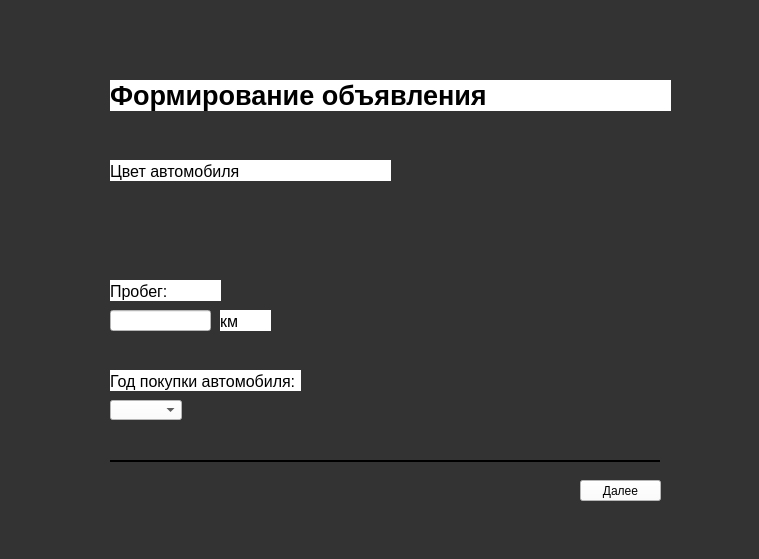
   <widget class="QWidget" name="page_3">
    <property name="styleSheet">
     <string notr="true">background-color: rgb(51, 51, 51);</string>
    </property>
    <widget class="QPushButton" name="silverColorButton">
     <property name="geometry">
      <rect>
       <x>140</x>
       <y>190</y>
       <width>21</width>
       <height>21</height>
      </rect>
     </property>
     <property name="toolTip">
      <string>Серебристый</string>
     </property>
     <property name="text">
      <string/>
     </property>
     <property name="icon">
      <iconset resource="qrc.qrc">
       <normaloff>:/silverColor.png</normaloff>:/silverColor.png</iconset>
     </property>
     <property name="iconSize">
      <size>
       <width>21</width>
       <height>21</height>
      </size>
     </property>
     <property name="flat">
      <bool>true</bool>
     </property>
    </widget>
    <widget class="QLabel" name="label_34">
     <property name="geometry">
      <rect>
       <x>110</x>
       <y>370</y>
       <width>191</width>
       <height>21</height>
      </rect>
     </property>
     <property name="font">
      <font>
       <pointsize>12</pointsize>
      </font>
     </property>
     <property name="styleSheet">
      <string notr="true">background-color: rgb(255, 255, 255);</string>
     </property>
     <property name="text">
      <string>Год покупки автомобиля:</string>
     </property>
     <property name="alignment">
      <set>Qt::AlignBottom|Qt::AlignLeading|Qt::AlignLeft</set>
     </property>
    </widget>
    <widget class="QLabel" name="label_35">
     <property name="geometry">
      <rect>
       <x>220</x>
       <y>310</y>
       <width>51</width>
       <height>21</height>
      </rect>
     </property>
     <property name="font">
      <font>
       <pointsize>12</pointsize>
      </font>
     </property>
     <property name="styleSheet">
      <string notr="true">background-color: rgb(255, 255, 255);</string>
     </property>
     <property name="text">
      <string>км</string>
     </property>
     <property name="alignment">
      <set>Qt::AlignBottom|Qt::AlignLeading|Qt::AlignLeft</set>
     </property>
    </widget>
    <widget class="QPushButton" name="goldenColorButton">
     <property name="geometry">
      <rect>
       <x>260</x>
       <y>190</y>
       <width>21</width>
       <height>21</height>
      </rect>
     </property>
     <property name="toolTip">
      <string>Золотистый</string>
     </property>
     <property name="text">
      <string/>
     </property>
     <property name="icon">
      <iconset resource="qrc.qrc">
       <normaloff>:/goldenColor.png</normaloff>:/goldenColor.png</iconset>
     </property>
     <property name="iconSize">
      <size>
       <width>21</width>
       <height>21</height>
      </size>
     </property>
     <property name="flat">
      <bool>true</bool>
     </property>
    </widget>
    <widget class="QPushButton" name="whiteColorButton">
     <property name="geometry">
      <rect>
       <x>110</x>
       <y>190</y>
       <width>21</width>
       <height>21</height>
      </rect>
     </property>
     <property name="toolTip">
      <string>Белый</string>
     </property>
     <property name="text">
      <string/>
     </property>
     <property name="icon">
      <iconset resource="qrc.qrc">
       <normaloff>:/whiteColor.png</normaloff>:/whiteColor.png</iconset>
     </property>
     <property name="iconSize">
      <size>
       <width>21</width>
       <height>21</height>
      </size>
     </property>
     <property name="flat">
      <bool>true</bool>
     </property>
    </widget>
    <widget class="QLabel" name="label_36">
     <property name="geometry">
      <rect>
       <x>110</x>
       <y>110</y>
       <width>550</width>
       <height>2</height>
      </rect>
     </property>
     <property name="styleSheet">
      <string notr="true">background-color: rgb(51, 51, 51);</string>
     </property>
     <property name="frameShape">
      <enum>QFrame::NoFrame</enum>
     </property>
     <property name="text">
      <string/>
     </property>
    </widget>
    <widget class="QPushButton" name="backButton_3">
     <property name="geometry">
      <rect>
       <x>10</x>
       <y>10</y>
       <width>31</width>
       <height>31</height>
      </rect>
     </property>
     <property name="text">
      <string/>
     </property>
     <property name="icon">
      <iconset resource="qrc.qrc">
       <normaloff>:/backIcon.png</normaloff>:/backIcon.png</iconset>
     </property>
     <property name="iconSize">
      <size>
       <width>30</width>
       <height>30</height>
      </size>
     </property>
     <property name="autoDefault">
      <bool>false</bool>
     </property>
     <property name="flat">
      <bool>true</bool>
     </property>
    </widget>
    <widget class="QLabel" name="label_37">
     <property name="geometry">
      <rect>
       <x>110</x>
       <y>80</y>
       <width>561</width>
       <height>31</height>
      </rect>
     </property>
     <property name="font">
      <font>
       <pointsize>20</pointsize>
       <italic>false</italic>
       <bold>true</bold>
      </font>
     </property>
     <property name="styleSheet">
      <string notr="true">font: 700 20pt &quot;Arial&quot;;
background-color: rgb(255, 255, 255);</string>
     </property>
     <property name="text">
      <string>Формирование объявления</string>
     </property>
    </widget>
    <widget class="QPushButton" name="greenColorButton">
     <property name="geometry">
      <rect>
       <x>200</x>
       <y>220</y>
       <width>21</width>
       <height>21</height>
      </rect>
     </property>
     <property name="toolTip">
      <string>Зеленый</string>
     </property>
     <property name="text">
      <string/>
     </property>
     <property name="icon">
      <iconset resource="qrc.qrc">
       <normaloff>:/greenColor.png</normaloff>:/greenColor.png</iconset>
     </property>
     <property name="iconSize">
      <size>
       <width>21</width>
       <height>21</height>
      </size>
     </property>
     <property name="flat">
      <bool>true</bool>
     </property>
    </widget>
    <widget class="QPushButton" name="orangeColorButton">
     <property name="geometry">
      <rect>
       <x>320</x>
       <y>190</y>
       <width>21</width>
       <height>21</height>
      </rect>
     </property>
     <property name="toolTip">
      <string>Оранжевый</string>
     </property>
     <property name="text">
      <string/>
     </property>
     <property name="icon">
      <iconset resource="qrc.qrc">
       <normaloff>:/orangeColor.png</normaloff>:/orangeColor.png</iconset>
     </property>
     <property name="iconSize">
      <size>
       <width>21</width>
       <height>21</height>
      </size>
     </property>
     <property name="flat">
      <bool>true</bool>
     </property>
    </widget>
    <widget class="QPushButton" name="blueColorButton">
     <property name="geometry">
      <rect>
       <x>230</x>
       <y>220</y>
       <width>21</width>
       <height>21</height>
      </rect>
     </property>
     <property name="toolTip">
      <string>Голубой</string>
     </property>
     <property name="text">
      <string/>
     </property>
     <property name="icon">
      <iconset resource="qrc.qrc">
       <normaloff>:/blueColor.png</normaloff>:/blueColor.png</iconset>
     </property>
     <property name="iconSize">
      <size>
       <width>21</width>
       <height>21</height>
      </size>
     </property>
     <property name="flat">
      <bool>true</bool>
     </property>
    </widget>
    <widget class="QPushButton" name="darkBlueColorButton">
     <property name="geometry">
      <rect>
       <x>260</x>
       <y>220</y>
       <width>21</width>
       <height>21</height>
      </rect>
     </property>
     <property name="toolTip">
      <string>Синий</string>
     </property>
     <property name="text">
      <string/>
     </property>
     <property name="icon">
      <iconset resource="qrc.qrc">
       <normaloff>:/darkBlueColor.png</normaloff>:/darkBlueColor.png</iconset>
     </property>
     <property name="iconSize">
      <size>
       <width>21</width>
       <height>21</height>
      </size>
     </property>
     <property name="flat">
      <bool>true</bool>
     </property>
    </widget>
    <widget class="QPushButton" name="yellowColorButton">
     <property name="geometry">
      <rect>
       <x>290</x>
       <y>190</y>
       <width>21</width>
       <height>21</height>
      </rect>
     </property>
     <property name="toolTip">
      <string>Желтый</string>
     </property>
     <property name="text">
      <string/>
     </property>
     <property name="icon">
      <iconset resource="qrc.qrc">
       <normaloff>:/yellowColor.png</normaloff>:/yellowColor.png</iconset>
     </property>
     <property name="iconSize">
      <size>
       <width>21</width>
       <height>21</height>
      </size>
     </property>
     <property name="flat">
      <bool>true</bool>
     </property>
    </widget>
    <widget class="QPushButton" name="darkPurpleColorButton">
     <property name="geometry">
      <rect>
       <x>290</x>
       <y>220</y>
       <width>21</width>
       <height>21</height>
      </rect>
     </property>
     <property name="toolTip">
      <string>Фиолетовый</string>
     </property>
     <property name="text">
      <string/>
     </property>
     <property name="icon">
      <iconset resource="qrc.qrc">
       <normaloff>:/darkPurpleColor.png</normaloff>:/darkPurpleColor.png</iconset>
     </property>
     <property name="iconSize">
      <size>
       <width>21</width>
       <height>21</height>
      </size>
     </property>
     <property name="flat">
      <bool>true</bool>
     </property>
    </widget>
    <widget class="QLabel" name="label_21">
     <property name="geometry">
      <rect>
       <x>110</x>
       <y>160</y>
       <width>151</width>
       <height>21</height>
      </rect>
     </property>
     <property name="font">
      <font>
       <pointsize>12</pointsize>
      </font>
     </property>
     <property name="styleSheet">
      <string notr="true">background-color: rgb(255, 255, 255);</string>
     </property>
     <property name="text">
      <string>Цвет автомобиля:</string>
     </property>
     <property name="alignment">
      <set>Qt::AlignBottom|Qt::AlignLeading|Qt::AlignLeft</set>
     </property>
    </widget>
    <widget class="QLabel" name="label_38">
     <property name="geometry">
      <rect>
       <x>110</x>
       <y>280</y>
       <width>111</width>
       <height>21</height>
      </rect>
     </property>
     <property name="font">
      <font>
       <pointsize>12</pointsize>
      </font>
     </property>
     <property name="styleSheet">
      <string notr="true">background-color: rgb(255, 255, 255);</string>
     </property>
     <property name="text">
      <string>Пробег:</string>
     </property>
     <property name="alignment">
      <set>Qt::AlignBottom|Qt::AlignLeading|Qt::AlignLeft</set>
     </property>
    </widget>
    <widget class="QPushButton" name="grayColorButton">
     <property name="geometry">
      <rect>
       <x>170</x>
       <y>190</y>
       <width>21</width>
       <height>21</height>
      </rect>
     </property>
     <property name="toolTip">
      <string>Серый</string>
     </property>
     <property name="text">
      <string/>
     </property>
     <property name="icon">
      <iconset resource="qrc.qrc">
       <normaloff>:/grayColor.png</normaloff>:/grayColor.png</iconset>
     </property>
     <property name="iconSize">
      <size>
       <width>21</width>
       <height>21</height>
      </size>
     </property>
     <property name="flat">
      <bool>true</bool>
     </property>
    </widget>
    <widget class="QPushButton" name="purpleColorButton">
     <property name="geometry">
      <rect>
       <x>170</x>
       <y>220</y>
       <width>21</width>
       <height>21</height>
      </rect>
     </property>
     <property name="toolTip">
      <string>Пурпурный</string>
     </property>
     <property name="text">
      <string/>
     </property>
     <property name="icon">
      <iconset resource="qrc.qrc">
       <normaloff>:/purpleColor.png</normaloff>:/purpleColor.png</iconset>
     </property>
     <property name="iconSize">
      <size>
       <width>21</width>
       <height>21</height>
      </size>
     </property>
     <property name="flat">
      <bool>true</bool>
     </property>
    </widget>
    <widget class="QPushButton" name="pinkColorButton">
     <property name="geometry">
      <rect>
       <x>110</x>
       <y>220</y>
       <width>21</width>
       <height>21</height>
      </rect>
     </property>
     <property name="toolTip">
      <string>Розовый</string>
     </property>
     <property name="text">
      <string/>
     </property>
     <property name="icon">
      <iconset resource="qrc.qrc">
       <normaloff>:/pinkColor.png</normaloff>:/pinkColor.png</iconset>
     </property>
     <property name="iconSize">
      <size>
       <width>21</width>
       <height>21</height>
      </size>
     </property>
     <property name="flat">
      <bool>true</bool>
     </property>
    </widget>
    <widget class="QPushButton" name="redColorButton">
     <property name="geometry">
      <rect>
       <x>140</x>
       <y>220</y>
       <width>21</width>
       <height>21</height>
      </rect>
     </property>
     <property name="toolTip">
      <string>Красный</string>
     </property>
     <property name="text">
      <string/>
     </property>
     <property name="icon">
      <iconset resource="qrc.qrc">
       <normaloff>:/redColor.png</normaloff>:/redColor.png</iconset>
     </property>
     <property name="iconSize">
      <size>
       <width>21</width>
       <height>21</height>
      </size>
     </property>
     <property name="flat">
      <bool>true</bool>
     </property>
    </widget>
    <widget class="QLineEdit" name="mileageLineEdit">
     <property name="geometry">
      <rect>
       <x>110</x>
       <y>310</y>
       <width>101</width>
       <height>21</height>
      </rect>
     </property>
     <property name="font">
      <font>
       <pointsize>12</pointsize>
      </font>
     </property>
     <property name="styleSheet">
      <string notr="true">background-color: rgb(255, 255, 255);</string>
     </property>
     <property name="text">
      <string/>
     </property>
     <property name="alignment">
      <set>Qt::AlignBottom|Qt::AlignLeading|Qt::AlignLeft</set>
     </property>
    </widget>
    <widget class="QLabel" name="colorLabel">
     <property name="geometry">
      <rect>
       <x>240</x>
       <y>160</y>
       <width>151</width>
       <height>21</height>
      </rect>
     </property>
     <property name="font">
      <font>
       <pointsize>12</pointsize>
      </font>
     </property>
     <property name="styleSheet">
      <string notr="true">background-color: rgb(255, 255, 255);</string>
     </property>
     <property name="text">
      <string/>
     </property>
     <property name="alignment">
      <set>Qt::AlignBottom|Qt::AlignLeading|Qt::AlignLeft</set>
     </property>
    </widget>
    <widget class="QPushButton" name="brownColorButton">
     <property name="geometry">
      <rect>
       <x>230</x>
       <y>190</y>
       <width>21</width>
       <height>21</height>
      </rect>
     </property>
     <property name="toolTip">
      <string>Коричневый</string>
     </property>
     <property name="text">
      <string/>
     </property>
     <property name="icon">
      <iconset resource="qrc.qrc">
       <normaloff>:/brownColor.png</normaloff>:/brownColor.png</iconset>
     </property>
     <property name="iconSize">
      <size>
       <width>21</width>
       <height>21</height>
      </size>
     </property>
     <property name="flat">
      <bool>true</bool>
     </property>
    </widget>
    <widget class="QPushButton" name="blackColorButton">
     <property name="geometry">
      <rect>
       <x>320</x>
       <y>220</y>
       <width>21</width>
       <height>21</height>
      </rect>
     </property>
     <property name="toolTip">
      <string>Черный</string>
     </property>
     <property name="text">
      <string/>
     </property>
     <property name="icon">
      <iconset resource="qrc.qrc">
       <normaloff>:/blackColor.png</normaloff>:/blackColor.png</iconset>
     </property>
     <property name="iconSize">
      <size>
       <width>21</width>
       <height>21</height>
      </size>
     </property>
     <property name="flat">
      <bool>true</bool>
     </property>
    </widget>
    <widget class="QPushButton" name="beigeColorButton">
     <property name="geometry">
      <rect>
       <x>200</x>
       <y>190</y>
       <width>21</width>
       <height>21</height>
      </rect>
     </property>
     <property name="toolTip">
      <string>Бежевый</string>
     </property>
     <property name="text">
      <string/>
     </property>
     <property name="icon">
      <iconset resource="qrc.qrc">
       <normaloff>:/beigeColor.png</normaloff>:/beigeColor.png</iconset>
     </property>
     <property name="iconSize">
      <size>
       <width>21</width>
       <height>21</height>
      </size>
     </property>
     <property name="flat">
      <bool>true</bool>
     </property>
    </widget>
    <widget class="QPushButton" name="continueButton_3">
     <property name="geometry">
      <rect>
       <x>580</x>
       <y>480</y>
       <width>81</width>
       <height>21</height>
      </rect>
     </property>
     <property name="layoutDirection">
      <enum>Qt::RightToLeft</enum>
     </property>
     <property name="styleSheet">
      <string notr="true">background-color: rgb(255, 255, 255);</string>
     </property>
     <property name="text">
      <string>Далее</string>
     </property>
     <property name="icon">
      <iconset resource="qrc.qrc">
       <normaloff>:/next.png</normaloff>:/next.png</iconset>
     </property>
     <property name="flat">
      <bool>false</bool>
     </property>
     <property name="Alignment " stdset="0">
      <string>AlignRight</string>
     </property>
    </widget>
    <widget class="QComboBox" name="buyingYearComboBox">
     <property name="geometry">
      <rect>
       <x>110</x>
       <y>400</y>
       <width>72</width>
       <height>20</height>
      </rect>
     </property>
     <property name="font">
      <font>
       <pointsize>12</pointsize>
      </font>
     </property>
     <property name="styleSheet">
      <string notr="true">background-color: rgb(255, 255, 255);</string>
     </property>
    </widget>
    <widget class="QLabel" name="label_9">
     <property name="geometry">
      <rect>
       <x>110</x>
       <y>460</y>
       <width>550</width>
       <height>2</height>
      </rect>
     </property>
     <property name="styleSheet">
      <string notr="true">background-color: rgb(51, 51, 51);</string>
     </property>
     <property name="frameShape">
      <enum>QFrame::Box</enum>
     </property>
     <property name="text">
      <string/>
     </property>
    </widget>
    <widget class="QWidget" name="widget_3" native="true">
     <property name="geometry">
      <rect>
       <x>50</x>
       <y>50</y>
       <width>700</width>
       <height>500</height>
      </rect>
     </property>
     <property name="styleSheet">
      <string notr="true">background-image: url(:/addAdPHO.png);</string>
     </property>
    </widget>
    <zorder>widget_3</zorder>
    <zorder>silverColorButton</zorder>
    <zorder>label_34</zorder>
    <zorder>label_35</zorder>
    <zorder>goldenColorButton</zorder>
    <zorder>whiteColorButton</zorder>
    <zorder>label_36</zorder>
    <zorder>backButton_3</zorder>
    <zorder>label_37</zorder>
    <zorder>greenColorButton</zorder>
    <zorder>orangeColorButton</zorder>
    <zorder>blueColorButton</zorder>
    <zorder>darkBlueColorButton</zorder>
    <zorder>yellowColorButton</zorder>
    <zorder>darkPurpleColorButton</zorder>
    <zorder>label_21</zorder>
    <zorder>label_38</zorder>
    <zorder>grayColorButton</zorder>
    <zorder>purpleColorButton</zorder>
    <zorder>pinkColorButton</zorder>
    <zorder>redColorButton</zorder>
    <zorder>mileageLineEdit</zorder>
    <zorder>colorLabel</zorder>
    <zorder>brownColorButton</zorder>
    <zorder>blackColorButton</zorder>
    <zorder>beigeColorButton</zorder>
    <zorder>continueButton_3</zorder>
    <zorder>buyingYearComboBox</zorder>
    <zorder>label_9</zorder>
   </widget>
